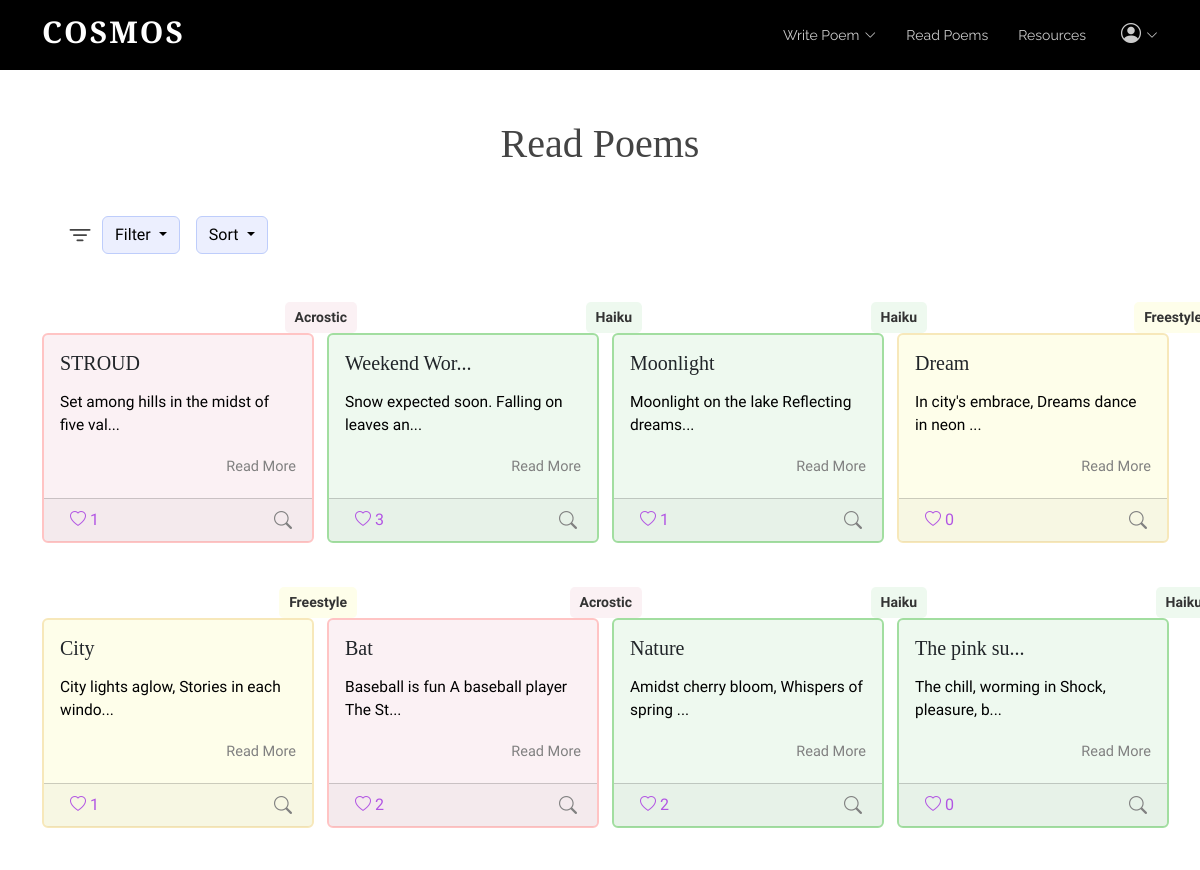
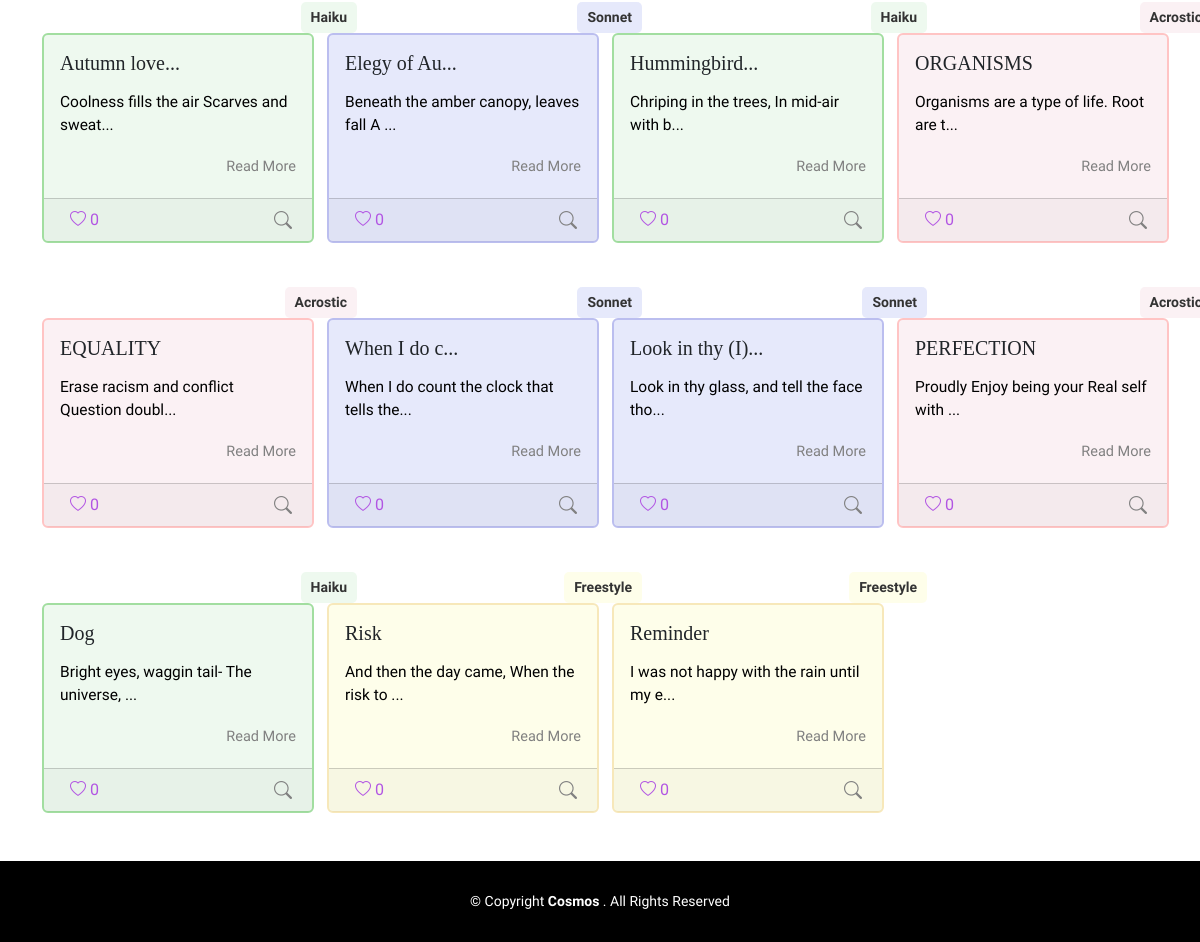
Screenshot of /board (signed in) with the database file from the repository (2 pictures, top to bottom).
### tables this page shows
CREATE TABLE "Poem" (
	"username"	TEXT,
	"content"	TEXT,
	"date"	TEXT,
	"title"	TEXT,
	"type"	TEXT
, "id"	INTEGER, "numLikes"	INTEGER, "sentiment"	INTEGER, "iamb"	INTEGER);

### app.py (the view)
@app.route("/board", methods=['GET', 'POST'])
def board():
	isLogin = False
	if request.method == "POST":
		pass
	else:
		isLogin = True
		conn = sqlite3.connect('static/database.db')
		cursor = conn.cursor()
		query = """
			SELECT P.username, P.content, P.date, P.title, P.type,P.id, P.numLikes, P.iamb,
				   COALESCE(L.liked, 0) AS liked
			FROM Poem P
			LEFT JOIN Likes L ON P.id = L.poem_id AND L.username = ?
		"""
		cursor.execute(query, (session.get("username"),))
		rows = cursor.fetchall()
		num_poems = len(rows)
		usernames = []  # ["scott", "alice"]
		contents = []  # ["poem...", "poem2..."]
		dates = []  # ["2023-12-12", "2022-10-10"]
		titles = []
		types = []
		likes = []
		ids = []
		num_likes = []
		iambs = []
		for row in rows:
			usernames.append(row[0])
			contents.append(row[1])
			dates.append(row[2])
			titles.append(row[3])
			if row[4] == "free":
				types.append("Freestyle")
			else:
				types.append(row[4].title())
			likes.append(row[8])
			num_likes.append(row[6])
			iambs.append(row[7])
			ids.append(row[5])
		print(likes)
		print(ids)
		print("AAAAA",num_poems)
		if "username" not in session:
			isLogin = False
			return redirect(url_for('login'))
		else:
			isLogin = True
		return render_template('board.html',ids=ids,iambs=iambs, usernames=usernames, contents=contents,
							   dates=dates, titles=titles, types=types, liked_status=likes,
							   num_poems=num_poems, num_likes = num_likes,isLogin=isLogin)

### templates/board.html (shortened to what this page needs)
<!DOCTYPE html>
<html lang="en">
   <head>
      <link href="../static/vendor/aos/aos.css" rel="stylesheet">
      <link href="../static/vendor/bootstrap/css/bootstrap.min.css" rel="stylesheet">
      <link href="../static/vendor/bootstrap-icons/bootstrap-icons.css" rel="stylesheet">
      <link href="../static/vendor/boxicons/css/boxicons.min.css" rel="stylesheet">
      <link href="../static/vendor/glightbox/css/glightbox.min.css" rel="stylesheet">
      <link href="../static/vendor/swiper/swiper-bundle.min.css" rel="stylesheet">
      <link href="../static/css/style.css" rel="stylesheet">
   </head>
   <body class="d-flex flex-column min-vh-100">
      <header id="header" class="fixed-top d-flex align-items-center">
         <div class="container d-flex justify-content-between">
            <div class="logo">
               <h1><a href="{{url_for('index')}}">Cosmos</a></h1>
            </div>
            <nav id="navbar" class="navbar">
               <ul>
                  <li class="dropdown">
                     <a href="{{url_for('bwrite')}}"><span>Write Poem</span> <i class="bi bi-chevron-down"></i></a>
                  </li>
                  <li><a class="nav-link scrollto" href="{{url_for('board')}}">Read Poems</a></li>
                  <li><a class="nav-link scrollto" href="{{url_for('tube')}}">Resources</a></li>
                  {% if isLogin %}
                  <li class="dropdown" myppp>
                     <a class="color-white"><span><i class="bi bi-person-circle large-icon"></i></span> <i class="bi bi-chevron-down"></i></a>
                  </li>
                  {% else %}
                  <li><a class="nav-link scrollto" href="{{url_for('login')}}">Login</a></li>
                  {% endif %}
               </ul>
            </nav>
         </div>
      </header>
      <main class="flex-grow-1">
         <div class="container board-top">
         <h1 class="mb-5 text-center">Read Poems</h1>
         <div class="d-flex">
            <i class="bi bi-filter ms-5 ms-md-4 me-2 bigbigicon"></i>
            <div class="dropdown me-3">
               <button class="btn btn-secondary dropdown-toggle" type="button" id="filterMenuButton" data-bs-toggle="dropdown" aria-expanded="false">
               Filter
               </button>
            </div>
            <div class="dropdown">
               <button class="btn btn-secondary dropdown-toggle" type="button" id="sortMenuButton" data-bs-toggle="dropdown" aria-expanded="false">
               Sort
               </button>
            </div>
         </div>
         <div class="row poem-container">
         {% for i in range(num_poems) %}
         {% if i < 4 %}
         <div class="col-md-6 col-lg-3 poem-item filter-{{types[i]}} mt-4" data-title="{{titles[i]}}" data-date="{{dates[i][0:10]}}" data-type="{{types[i]}}"data-poem-id="{{ ids[i] }}"data-likes ="{{ num_likes[i] }}">
         <div class="poem-tags text-end me-3">
            {% if types[i] == "Acrostic" %}
            <span class="taga">{{types[i]}}</span>
            {% elif types[i] == "Freestyle" %}
            <span class="tagf">{{types[i]}}</span>
            {% elif types[i] == "Sonnet" %}
            <span class="tags">{{types[i]}}</span>
            {% else %}
            <span class="tagh">{{types[i]}}</span>
            {% endif %}
         </div>
         {% else %}
         <div class="col-md-6 col-lg-3 poem-item filter-{{types[i]}} mt-4"data-title="{{titles[i]}}"  data-date="{{ dates[i][0:10]}}" data-type="{{types[i]}}"data-poem-id="{{ ids[i] }}"data-likes ="{{ num_likes[i] }}">
            <div class="poem-tags text-end me-3 " >
               {% if types[i] == "Acrostic" %}
               <span class="taga">{{types[i]}}</span>
               {% elif types[i] == "Freestyle" %}
               <span class="tagf">{{types[i]}}</span>
               {% elif types[i] == "Sonnet" %}
               <span class="tags">{{types[i]}}</span>
               {% else %}
               <span class="tagh">{{types[i]}}</span>
               {% endif %}
            </div>
            {% endif %}
            {% if types[i] == "Acrostic" %}
            <div id="poem-card2" class="card poem-card mx-auto poem-card-h" style="width: 18rem;">
               {% elif types[i] == "Freestyle" %}
               <div id="poem-card3" class="card poem-card mx-auto poem-card-f" style="width: 18rem;">
                  {% elif types[i] == "Sonnet" %}
                  <div id="poem-card4" class="card poem-card mx-auto poem-card-s" style="width: 18rem;">
                     {% else %}
                     <div id="poem-card5" class="card poem-card mx-auto" style="width: 18rem;">
                        {% endif %}
                        <div class="card-body">
                           <div class="d-flex justify-content-between align-items-center mb-2">
                              {% if titles[i]|length < 11 %}
                              {% if iambs[i] == 1 %}
                              <h5 class="card-title"><span class="title">{{titles[i]}} (I)- </span> </h5>
                              {% else %}
                              <h5 class="card-title"><span class="title">{{titles[i]}} </span> </h5>
                              {% endif %}
                              {% else %}
                              {% if iambs[i] == 1 %}
                              <h5 class="card-title"><span class="title">{{titles[i][0:11]}} (I)... </span>  </h5>
                              {% else %}
                              <h5 class="card-title"><span class="title">{{titles[i][0:11]}}... </span>  </h5>
                              {% endif %}
                              {% endif %}
                           </div>
                           {% if contents[i][:45]|length < 25 %}
                           <p class="card-text mytext">{{contents[i][0:40]}} ...</p>
                           <br>
                           {% else %}
                           <p class="card-text mytext">{{contents[i][0:40]}}...</p>
                           {% endif %}
                           <div class="text-end">
                              <a class="card-link text-right" data-bs-toggle="modal" data-bs-target="#poemModal" data-poem-id="{{ ids[i] }}" data-title="{{titles[i]}}" data-type="{{types[i]}}" data-username="{{usernames[i]}}" data-date="{{dates[i][0:10]}}" data-content="{{contents[i]}}">
                              Read More
                              </a>
                           </div>
                        </div>
                        <div class="card-footer d-flex justify-content-between mt-1 mb-5">
                            <div class="like-button-container ms-1">
                                {% if liked_status[i] == 1 %}
                                <button class="like-button btn-like" data-poem-id="{{ ids[i] }}" data-username="{{ usernames[i] }}" data-liked="{{ liked_status[i] }}" data-likes ="{{ num_likes[i] }}">
                                    <i class="bi bi-heart-fill"></i>
                                    <span class="like-count">{{ num_likes[i] }}</span>
                                </button>
                                {% else %}
                                <button class="like-button" data-poem-id="{{ ids[i] }}" data-username="{{ usernames[i] }}" data-liked="{{ liked_status[i] }}" data-likes ="{{ num_likes[i] }}">
                                    <i class="bi bi-heart"></i>
                                    <span class="like-count">{{ num_likes[i] }}</span>
                                </button>
                                {% endif %}
                            </div>
                           <a class="smb2 me-1"data-bs-html="true" data-bs-toggle="tooltip" data-bs-placement="top" title="Author: {{usernames[i]}} <br> Date: {{dates[i][0:10]}}">
                                <i class="bi bi-search"></i>
                            </a>
                        </div>
                     </div>
                  </div>
                  {% endfor %}
               </div>
            </div>
      </main>
      <footer id="footer" class="mt-5">
         <div class="container">
            <div class="copyright">
               &copy; Copyright <strong><span>Cosmos
               </span></strong>. All Rights Reserved
            </div>
         </div>
      </footer>
   </body>
</html>

### static/css/style.css (style rules this page uses)
html, body { font-family: 'Nanum Myeongjo', serif !important; }
.large-icon { font-size: 20px !important; }
body { color: #444444; }
a { color: #1bac91; text-decoration: none; }
h1, h2, h3, h4, h5, h6 { font-family: 'Cormorant Garamond', serif; }
#header { height: 70px; transition: all 0.5s; z-index: 997; background: #000; }
#header .logo h1 { font-size: 30px; margin: 0; padding: 6px 0; line-height: 1; font-weight: 700; letter-spacing: 2px; text-transform: uppercase; }
#header .logo h1 a, #header .logo h1 a:hover { color: #fff; text-decoration: none; }
.navbar { padding: 0; }
.navbar ul { margin: 0; padding: 0; display: flex; list-style: none; align-items: center; }
.navbar li { position: relative; }
.navbar>ul>li+li { margin-left: 30px; }
.navbar a, .navbar a:focus { display: flex; align-items: center; justify-content: space-between; padding: 12px 0; font-size: 14px; font-family: "Raleway", sans-serif; color: rgba(255, 255, 255, 0.8); white-space: nowrap; transition: 0.3s; position: relative; }
.navbar a i, .navbar a:focus i { font-size: 12px; line-height: 0; margin-left: 5px; }
.navbar>ul>li>a:before { content: ""; position: absolute; width: 100%; height: 2px; bottom: 3px; left: 0; background-color: #A2AFF6; visibility: hidden; width: 0px; transition: all 0.3s ease-in-out 0s; }
#footer { background: black; padding: 0 0 30px 0; color: #fff; font-size: 14px; }
#footer .copyright { text-align: center; padding-top: 30px; }
body p { color: black; font-family: 'Nanum Myeongjo', serif; }
body a { color: gray; }
body { margin: 0; }
.smb2 { font-size:18px; }
.board-top { margin-top: 120px; }
.bigbigicon { font-size: 28px !important; }
.btn-secondary { background-color:#ECEFFE !important; border: 1px solid #BECDFB !important; color: black !important; }
.card-link { cursor:pointer; font-size: 14.5px; }
.like-button { font-size:16px; }
.like-button { background-color: transparent !important; color:#B255E3 !important; border: none !important; }
.poem-card { width: 17rem !important; height: 210px; background-color:rgba(198, 235, 202, 0.3); border: 2px solid #A2DEA0; transition: transform 0.3s ease-in-out; }
.poem-card-s { background-color: rgba(132, 147, 232, 0.2) !important; border: 2px solid #BBBEEF!important }
.poem-card-h { background-color:rgba(247, 227, 233, 0.5) !important; border: 2px solid #FFC4C4 !important; }
.poem-card-f { background-color: rgba(252, 252, 202, 0.4) !important; border: 2px solid #F7E8BA !important; }
.mytext { font-size:15.5px !important; }
.poem-tags { margin-top: 10px; }
.tags { display: inline-block; background-color: rgba(132, 147, 232, 0.2) !important; border-radius: 5px; padding: 5px 10px; margin-right: 1px; margin-top: 10px; font-size: 14px; font-weight: 700; color: #333; }
.tagf { display: inline-block; background-color: rgba(252, 252, 202, 0.4) !important; border-radius: 5px; padding: 5px 10px; margin-right: 1px; font-weight: 700; margin-top: 10px; font-size: 14px; color: #333; }
.taga { display: inline-block; background-color: rgba(247, 227, 233, 0.5) !important; border-radius: 5px; padding: 5px 10px; margin-right: 1px; margin-top: 10px; font-weight: 700; font-size: 14px; color: #333; }
.tagh { display: inline-block; background-color: rgba(198, 235, 202, 0.3) !important; border-radius: 5px; padding: 5px 10px; font-weight: 700; margin-right: 1px; margin-top: 10px; font-size: 14px; color: #333; }
@media (max-width: 1400px) { .tagh,.tags,.tagf,.taga { margin-right: -26px; } }
@media (max-width: 1200px) { .tagh,.tags,.tagf,.taga { margin-right: -70px; } }
.color-white { color:white; }

### rows the page displays
Poem: title "STROUD", content "Set among hills in the midst of five val"
Poem: type "Haiku", title "Weekend Wor", content "Snow expected soon. Falling on leaves an", numLikes "3"
Poem: title "Moonlight", content "Moonlight on the lake Reflecting dreams"
Poem: title "Dream", content "In city's embrace, Dreams dance in neon"
Poem: title "City", content "City lights aglow, Stories in each windo"
Poem: type "Acrostic", title "Bat", content "Baseball is fun A baseball player The St", numLikes "2"
Poem: type "Haiku", title "Nature", content "Amidst cherry bloom, Whispers of spring", numLikes "2"
Poem: title "The pink su", content "The chill, worming in Shock, pleasure, b"
Poem: title "Autumn love", content "Coolness fills the air Scarves and sweat"
Poem: title "Elegy of Au", content "Beneath the amber canopy, leaves fall A"
Poem: title "Hummingbird", content "Chriping in the trees, In mid-air with b"
Poem: title "ORGANISMS", content "Organisms are a type of life. Root are t"
Poem: title "EQUALITY", content "Erase racism and conflict Question doubl"
Poem: title "When I do c", content "When I do count the clock that tells the"
Poem: title "Look in thy", content "Look in thy glass, and tell the face tho"
Poem: title "PERFECTION", content "Proudly Enjoy being your Real self with"
Poem: title "Dog", content "Bright eyes, waggin tail- The universe,"
Poem: title "Risk", content "And then the day came, When the risk to"
Poem: title "Reminder", content "I was not happy with the rain until my e"

### other values shown
{{ types[i] }} "Acrostic"
{{ num_likes[i] }} "1" "1" "0" "1" "0" "0" "0" "0" "0" "0" "0" "0" "0" "0" "0" "0"
{{ types[i] }} "Haiku"
{{ types[i] }} "Freestyle" "Freestyle" "Freestyle"
{{ types[i] }} "Haiku" "Haiku" "Haiku"
{{ types[i] }} "Sonnet" "Sonnet" "Sonnet"
